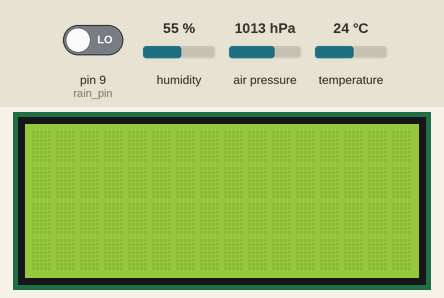
Simulated run of this sketch. Board: Arduino Uno, built with avr-gcc and run on an emulated ATmega328P. Parts: 16×4 character LCD. The inputs (shaded band) are chosen by the test bench; at power-on: pin 9 (rain_pin) LOW, humidity 55 %, air pressure 1013 hPa, temperature 24 °C.

Above: at 1.2 s.
1.3 s: pin 9 (rain_pin) driven HIGH
At 16.2 s:
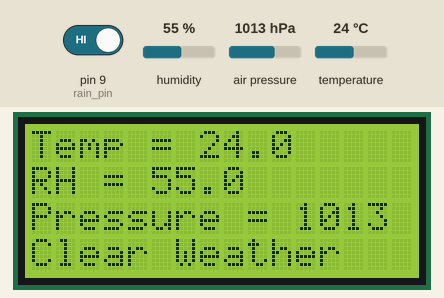
23.8 s: pin 9 (rain_pin) driven LOW
At 31.2 s:
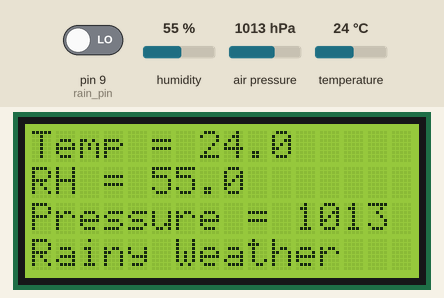
46.3 s: humidity set to 22 %
At 61.1 s:
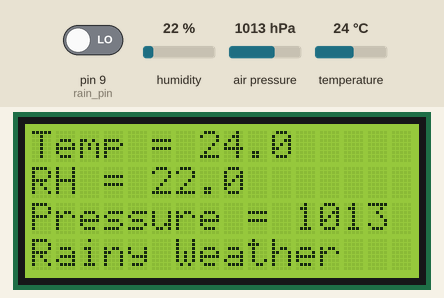
68.8 s: air pressure set to 952 hPa
At 76.1 s:
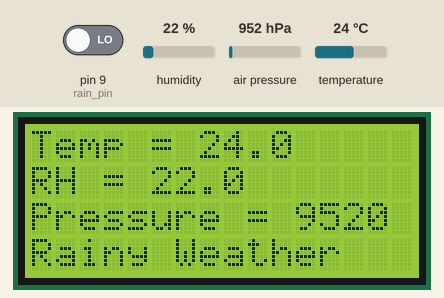
Timing chart, 0 to 77.6 s (numbered marks = the images above; inputs shaded):
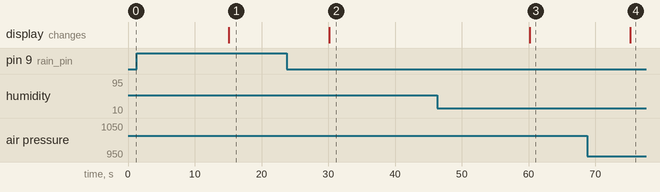

Measured:
- after the input at 1.3 s, the display: changes after 13.8 s (image 1)
- after the input at 23.8 s, the display: changes after 6.3 s (image 2)
- after the input at 46.3 s, the display: changes after 13.9 s (image 3)
- after the input at 68.8 s, the display: changes after 6.4 s (image 4)

The sketch:

WMS.ino
```cpp
/* Programmer Name: - Shikhar Singh

   Weather Monitoring System.

   Program Philosophy: - Snsors provide data which is stored in variables , the data is converted to a string and displayed on an lcd.
                         The strings are catenated into a long string and are sent serially to nodemcu module for iot interfacing.
*/


//--------Importing Libraries-----------------------//

#include <LiquidCrystal.h>   // LCD Library
#include <Adafruit_BMP085.h> // BMP Sensor Library
#include "DHT.h"             // DHT Sensor Library
#include <SoftwareSerial.h>
//--------------------------------------------------//


//----------Pin definitions and classes-------------------------------//

#define DHTPIN 8             // Defining Pin of DHT sensor
#define rain_pin 9           // Defining Pin of rain sensor

Adafruit_BMP085 bmp;                     // Initialising bmp class
DHT dht(DHTPIN, DHT11);                  // Initialising DHT class
LiquidCrystal lcd(13, 12, 5, 4, 3, 2);     // Initialising LCD class
SoftwareSerial myserial(10, 11);
//---------------------------------------------------------------------//


//--------------------Variable Definitions-----------------------------------------------------------//

char temp[16];        // Defining variables to store values of temp, reletive humidity and pressure.
char RH[16];
char pressure[16], pressure1[16];
int i;
//---------------------------------------------------------------------------------------------------//


//---------------------------------------------------------------------------------------------------//
//Main Code

void setup() {

  Serial.begin(9600);     // Defining serial baud rate
  myserial.begin(115200); //Defining NodeMCU communication baud rate
  lcd.begin(16, 4);       // Initialising LCD
  dht.begin();            // Initialising DHT sensor
  if (!bmp.begin()) {     // Checking for error in serial communication
    lcd.print("Error");
    while(1) {}           // If serial communication not started program terminates
  }
}

void loop() {
  delay(15000);          // Wait 15 second in between readings

  float temp_value = dht.readTemperature();    // Get value of temperature
  float RH_value = dht.readHumidity();         // Get value of relative humidity
  float pressure_value = bmp.readPressure();   // Get value of pressure
  int rain_value = digitalRead(rain_pin);

  dtostrf(temp_value, 3, 1, temp);   // converting values of quantities into strings
  dtostrf(RH_value, 3, 1, RH);
  dtostrf(pressure_value, 3, 0, pressure);

  for (i = 0; i < 4; i++) {         // Discarding decimal point in pressure value
    pressure1[i] = pressure[i];
  }

  pressure_value = ((1000 * (pressure1[0] - 0x30) + 100 * (pressure1[1] - 0x30) + 10 *(pressure1[2] - 0x30) + (pressure1[3] - 0x30)));

  //-------------------Sending data to ESP8266----------------//
  myserial.print('*');                   //Printing start character
  myserial.print(temp_value, 0);         //Printing temp, RH and pressure values
  myserial.print(RH_value, 0);
  myserial.print(pressure_value, 0);
  myserial.println('#');                 //Printing end character
  //---------------------------------------------------------//

  //----------------Printing data on LCD----------------------//
  lcd.setCursor(0, 0);   // Printing Temperature on LCD
  lcd.print("Temp = ");
  lcd.print(temp);

  lcd.setCursor(0, 1);   // Printing Relative Humidity on LCD
  lcd.print("RH = ");
  lcd.print(RH);

  lcd.setCursor(0, 2);      // Printing Pressure on LCD
  lcd.print("Pressure = ");
  lcd.print(pressure1);

  lcd.setCursor(0, 3);     // Checking if rain is detected
  if(rain_value == HIGH) {
    lcd.print("Clear Weather");
  }
  else {
    lcd.print("Rainy Weather");
  }
}
//Program End
```

Weather_Monitor.c
```cpp
/* Programmer Name: - Shikhar Singh

   Weather Monitoring System.

   Program Philosophy: - Snsors provide data which is stored in variables , the data is converted to a string and displayed on an lcd.
                         The strings are catenated into a long string and are sent serially to nodemcu module for iot interfacing.
*/


//--------Importing Libraries-----------------------//

#include <LiquidCrystal.h>   // LCD Library
#include <Adafruit_BMP085.h> // BMP Sensor Library
#include "DHT.h"             // DHT Sensor Library
#include <SoftwareSerial.h>
//--------------------------------------------------//


//----------Pin definitions and classes-------------------------------//

#define DHTPIN 8             // Defining Pin of DHT sensor
#define rain_pin 9           // Defining Pin of rain sensor

Adafruit_BMP085 bmp;                     // Initialising bmp class
DHT dht(DHTPIN, DHT11);                  // Initialising DHT class
LiquidCrystal lcd(13, 12, 5, 4, 3, 2);     // Initialising LCD class
SoftwareSerial myserial(10, 11);
//---------------------------------------------------------------------//


//--------------------Variable Definitions-----------------------------------------------------------//

char temp[16];        // Defining variables to store values of temp, reletive humidity and pressure.
char RH[16];
char pressure[16], pressure1[16];
int i;
//---------------------------------------------------------------------------------------------------//


//---------------------------------------------------------------------------------------------------//
//Main Code

void setup() {

  Serial.begin(9600);     // Defining serial baud rate
  myserial.begin(115200); //Defining NodeMCU communication baud rate
  lcd.begin(16, 4);       // Initialising LCD
  dht.begin();            // Initialising DHT sensor
  if (!bmp.begin()) {     // Checking for error in serial communication
    lcd.print("Error");
    while(1) {}           // If serial communication not started program terminates
  }
}

void loop() {
  delay(15000);          // Wait 15 second in between readings

  float temp_value = dht.readTemperature();    // Get value of temperature
  float RH_value = dht.readHumidity();         // Get value of relative humidity
  float pressure_value = bmp.readPressure();   // Get value of pressure
  int rain_value = digitalRead(rain_pin);

  dtostrf(temp_value, 3, 1, temp);   // converting values of quantities into strings
  dtostrf(RH_value, 3, 1, RH);
  dtostrf(pressure_value, 3, 0, pressure);

  for (i = 0; i < 4; i++) {         // Discarding decimal point in pressure value
    pressure1[i] = pressure[i];
  }

  pressure_value = ((1000 * (pressure1[0] - 0x30) + 100 * (pressure1[1] - 0x30) + 10 *(pressure1[2] - 0x30) + (pressure1[3] - 0x30)));

  //-------------------Sending data to ESP8266----------------//
  myserial.print('*');                   //Printing start character
  myserial.print(temp_value, 0);         //Printing temp, RH and pressure values
  myserial.print(RH_value, 0);
  myserial.print(pressure_value, 0);
  myserial.println('#');                 //Printing end character
  //---------------------------------------------------------//

  //----------------Printing data on LCD----------------------//
  lcd.setCursor(0, 0);   // Printing Temperature on LCD
  lcd.print("Temp = ");
  lcd.print(temp);

  lcd.setCursor(0, 1);   // Printing Relative Humidity on LCD
  lcd.print("RH = ");
  lcd.print(RH);

  lcd.setCursor(0, 2);      // Printing Pressure on LCD
  lcd.print("Pressure = ");
  lcd.print(pressure1);

  lcd.setCursor(0, 3);     // Checking if rain is detected
  if(rain_value == HIGH) {
    lcd.print("Clear Weather");
  }
  else {
    lcd.print("Rainy Weather");
  }
}
//Program End
```
